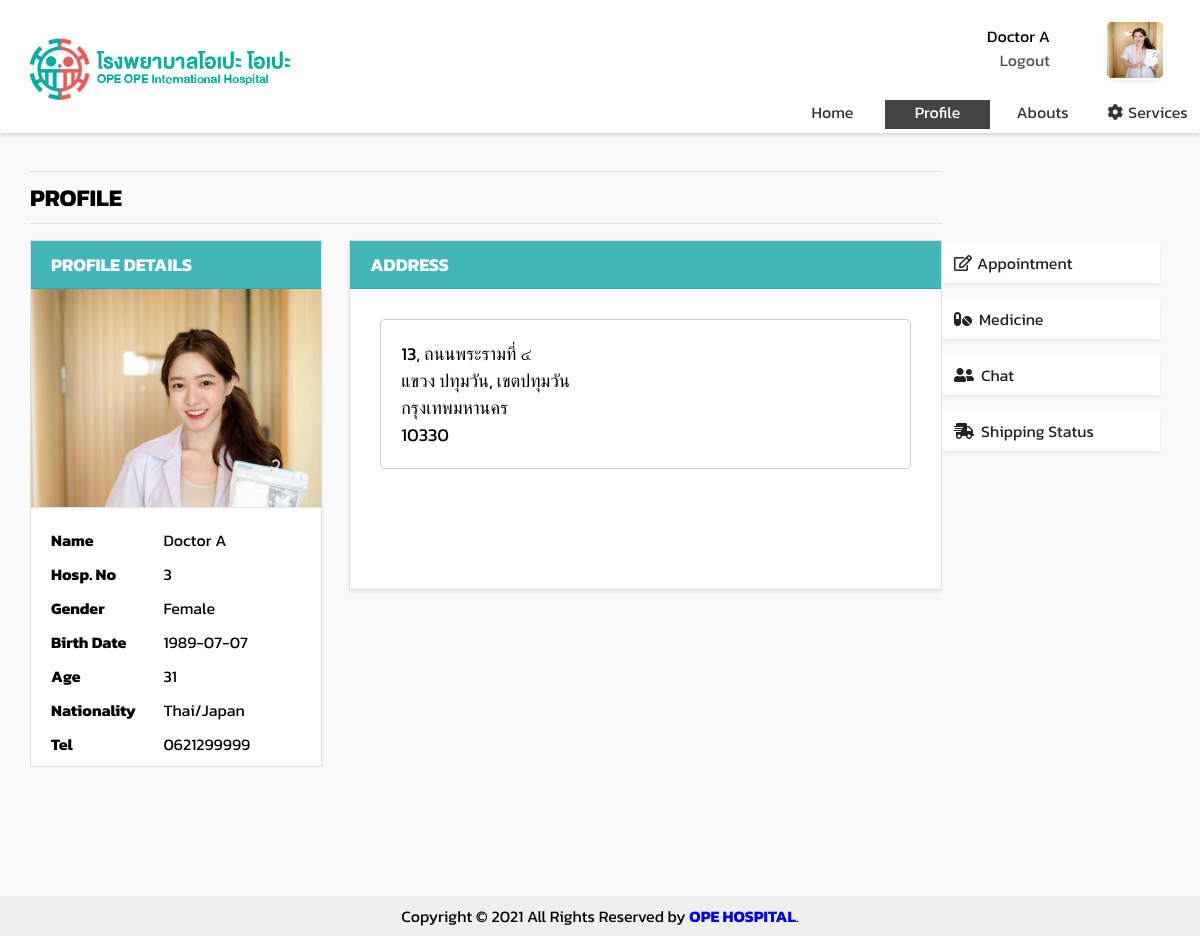
Screenshot of /opeope-hospital/profile.php (signed in) with the database file from the repository.
### tables this page shows
CREATE TABLE `userdb` (
  `hospitalNum` int(11) NOT NULL,
  `userType` int(1) NOT NULL,
  `userID` varchar(100) NOT NULL,
  `email` varchar(100) NOT NULL,
  `password` varchar(100) NOT NULL,
  `firstName` varchar(100) NOT NULL,
  `lastName` varchar(100) NOT NULL,
  `citizenID` varchar(100) NOT NULL,
  `gender` varchar(1) NOT NULL,
  `birthDate` date NOT NULL,
  `age` int(11) DEFAULT NULL,
  `nationality` varchar(100) NOT NULL,
  `profilepic` varchar(500) DEFAULT NULL,
  `tel` varchar(11) DEFAULT NULL,
  `address` varchar(500) NOT NULL
);

CREATE TABLE `addressdb` (
  `hospitalNum` int(11) NOT NULL,
  `HouseNum` varchar(20) DEFAULT NULL,
  `Street` varchar(100) DEFAULT NULL,
  `SubDistrict` varchar(100) DEFAULT NULL,
  `District` varchar(100) DEFAULT NULL,
  `Province` varchar(100) DEFAULT NULL,
  `PostalCode` int(11) DEFAULT NULL
);

### opeope-hospital/profile.php (the view, shortened to what this page needs)
<?php
    include('server.php');
    $sql1 = $_SESSION['username'];
    $sql2 = "SELECT * FROM Userdb WHERE userID='$sql1'";
    $dataQuery1 = $conn->query($sql2);
    $userData = $dataQuery1->fetch_assoc();
    $addrID = $userData['hospitalNum'];
    $sql3 = "SELECT * FROM addressdb WHERE hospitalNum ='$addrID'";
    $dataQuery2 = $conn->query($sql3);
    $addrData = $dataQuery2->fetch_assoc();
?>
<!DOCTYPE html>
<html lang="en">
<head>
    <link rel="stylesheet" href="assests/css/index.css" type="text/css">
    <link rel="stylesheet" href="https://use.fontawesome.com/releases/v5.6.3/css/all.css">
</head>
<body>
    <div class="content">
        <div class="nav-bar shadow-sm">
            <div class="nav-bar content1">
                <div class="nav-bar-logo">
                    <a class="link" href="https://www.google.co.th/">
                        <img src="assests/images/logo_h.png" alt="logo" width="280px">
                    </a>
                </div>
            </div>
            <div class="nav-bar content2">
                <div class="nav-bar-userName">
                    <div class="nav-bar-userName left">
                        <?php if (isset($_SESSION['username'])) : ?>
                            <p>
                                <?php
                                    if($userData['firstName']!=NULL&&$userData['lastName']!=NULL){
                                        echo $userData['firstName']." ".$userData['lastName'];
                                    }else{
                                        echo "Unnamed";
                                    }
                                ?>
                            </p>
                            <p><a href="index.php?logout='1'" style="color: rgb(80, 80, 80);">Logout</a></p>
                        <?php endif ?>
                    </div>
                    <div class="nav-bar-userName right">
                        <div class="user-pic shadow-sm">
                            <?php if($userData['profilepic'] != NULL): ?>
                                <img src="assests/images/<?php echo $userData['profilepic']?>" alt="profilepic" height="60px" width="60px">
                            <?php else:?>
                                <img src="assests/images/default.png" alt="logo" height="60px" width="60px">
                            <?php endif ?>
                        </div>
                    </div>
                </div>
                <div class="nav-bar-navigator">
                    <lix class="nav-bar-navigator navigate"><a class="activex" href="index.php">Home</a></lix>
                    <lix class="nav-bar-navigator navigate"><a class="active" href="profile.php">Profile</a></lix>
                    <lix class="nav-bar-navigator navigate"><a class="activex" href="abouts.php">Abouts</a></lix>
                    <lix class="nav-bar-navigator navigate"><a class="activex" href="services.php"><i class="fas fa-cog" style="padding-right: 5px;"></i>Services</a></lix>
                </div>
            </div>
        </div>
        <div style="overflow:auto; padding: 2.5% 2.5% 2.5% 2.5%; ">
            <div class="menu" >
                <div>
                    <a href="app.php"><div class="menuitem menu_activex shadow-sm"><i class="far fa-edit" style="padding-right: 5px;"></i>Appointment</div></a>
                    <a href="med.php"><div class="menuitem menu_activex shadow-sm"><i class="fas fa-pills" style="padding-right: 7px;"></i>Medicine</div></a>
                    <a href="chat.php"><div class="menuitem menu_activex shadow-sm"><i class="fas fa-user-friends" style="padding-right: 7px;"></i>Chat</div></a>
                    <a href="ship.php"><div class="menuitem menu_activex shadow-sm"><i class="fas fa-shipping-fast" style="padding-right: 7px;"></i>Shipping Status</div></a>
                </div>
            </div>
            <div class="main">
                <div class="article">
                    <hr style="margin-bottom: 0.5rem"><h2 style="font-size: 1.5rem;">PROFILE</h2><hr>
                </div>
                <div class="card rounded-0 shadow-sm" style="width: 32%; float: left; padding: 0px;">
                    <div style="padding: 10px 20px 10px 20px; border-bottom: 1px solid rgba(0, 0, 0, 0.1); background-color: #42b7b9; color: white;"><h4>PROFILE DETAILS</h4></div>
                    <div style="max-height: 218px; overflow-y: hidden;">
                        <?php if($userData['profilepic'] != NULL): ?>
                            <img src="assests/images/<?php echo $userData['profilepic']?>" alt="profilepic" height="100%" width="100%">
                        <?php else:?>
                            <img src="assests/images/default.png" alt="logo" height="100%" width="100%">
                        <?php endif ?>
                    </div>
                    <div style="padding: 10px 20px 10px 20px; border-top: 1px solid rgba(0, 0, 0, 0.1); font-size: 16px;">
                        <div style="margin-bottom: 80px;">
                            <div style="margin-bottom: 10px;">
                                <div style="width: 45%; float: left; font-weight: bold; margin-bottom: 10px;">Name</div>
                                <div style="width: 55%; float: right; margin-bottom: 10px;">
                                    <?php
                                    if($userData['firstName']!=NULL&&$userData['lastName']!=NULL){
                                        echo $userData['firstName']." ".$userData['lastName'];
                                    }else{
                                        echo "-";
                                    }
                                    ?>
                                </div>
                            </div>
                            <div>
                                <div style="width: 45%; float: left; font-weight: bold; margin-bottom: 10px;">Hosp. No</div>
                                <div style="width: 55%; float: right; margin-bottom: 10px;">
                                    <?php
                                        if($userData['hospitalNum']!=NULL){
                                            echo $userData['hospitalNum'];
                                        }else{
                                            echo "-";
                                        }
                                    ?>
                                </div>
                            </div>
                            <div>
                                <div style="width: 45%; float: left; font-weight: bold; margin-bottom: 10px;">Gender</div>
                                <div style="width: 55%; float: right; margin-bottom: 10px;">
                                    <?php if($userData['gender']==="F"){
                                        echo "Female";
                                    }else if($userData['gender']==="M"){
                                        echo "Male";
                                    }else{
                                        echo "-";
                                    }
                                    ?>
                                </div>
                            </div>
                            <div>
                                <div style="width: 45%; float: left; font-weight: bold; margin-bottom: 10px;">Birth Date</div>
                                <div style="width: 55%; float: right; margin-bottom: 10px;">
                                    <?php
                                        if($userData['birthDate']!=NULL){
                                            echo $userData['birthDate'];
                                        }else{
                                            echo "-";
                                        }
                                    ?>
                                </div>
                            </div>
                            <div>
                                <div style="width: 45%; float: left; font-weight: bold; margin-bottom: 10px;">Age</div>
                                <div style="width: 55%; float: right; margin-bottom: 10px;">
                                    <?php
                                        if($userData['age']!=NULL){
                                            echo $userData['age'];
                                        }else{
                                            echo "-";
                                        }
                                    ?>
                                </div>
                            </div>
                            <div>
                                <div style="width: 45%; float: left; font-weight: bold; margin-bottom: 10px;">Nationality</div>
                                <div style="width: 55%; float: right; margin-bottom: 10px;">
                                    <?php
                                        if($userData['nationality']!=NULL){
                                            echo $userData['nationality'];
                                        }else{
                                            echo "-";
                                        }
                                    ?>
                                </div>
                            </div>
                            <div>
                                <div style="width: 45%; float: left; font-weight: bold; margin-bottom: 10px;">Tel</div>
                                <div style="width: 55%; float: right; margin-bottom: 10px;">
                                    <?php
                                        if($userData['tel']!=NULL){
                                            echo $userData['tel'];
                                        }else{
                                            echo "-";
                                        }
                                    ?>
                                </div>
                            </div>
                        </div>
                    </div>
                </div>
                <div class="card rounded-0 shadow-sm" style="width: 65%; float: right; padding: 0px;">
                    <div style="padding: 10px 20px 10px 20px; border-bottom: 1px solid rgba(0, 0, 0, 0.1); background-color: #42b7b9; color: white;"><h4>ADDRESS</h4></div>
                    <div style="min-height: 300px; overflow-y: hidden;">
                        <div style="margin-top: 0px; margin-bottom: 20px; margin-right: 20px; padding: 20px;">
                            <div style="width: 100%; float: left; margin-bottom: 10px;">
                                <div style="width: 100%; margin: 10px; padding: 20px; border: 1px solid #CCCCCC; border-radius: 5px">
                                    <div>
                                        <?php if($addrData):?>
                                            <?php echo $addrData['HouseNum']; ?>,
                                            <?php echo $addrData['Street']; ?><br>
                                            <?php echo $addrData['SubDistrict']; ?>,
                                            <?php echo $addrData['District']; ?><br>
                                            <?php echo $addrData['Province']; ?><br>
                                            <?php echo $addrData['PostalCode']; ?>
                                        <?php else: echo "NO ADDRESS DATA"?>
                                        <?php endif ?>
                                    </div>
                                </div>
                            </div>
                        </div>
                    </div>
                </div>
            </div>
        </div>
    </div>
</body>
<div class="footer">Copyright © 2021 All Rights Reserved by <strong><a href="home.php">OPE HOSPITAL</a></strong>.</div>
</html>

### opeope-hospital/assests/css/index.css (style rules this page uses)
* { margin: 0; padding: 0; text-decoration: none; font-family: 'Kanit', sans-serif; box-sizing: border-box; }
* { box-sizing: border-box; }
body { font-family: 'Kanit', sans-serif; background-color: #313f4c; }
.content { width: 100%; max-width: 1200px; min-height: 936px; max-height: 1600px; margin: auto; background-color:rgb(250, 250, 250); }
.nav-bar { overflow:auto; max-height: 270px; background: white; padding-bottom: 0.25em; }
.nav-bar .content1 { float: left; width: 65%; margin: 1rem 0 0 0 ; }
.nav-bar-logo { padding-left: 20px; }
.nav-bar .content2 { float: right; overflow: hidden; width: 35%; }
.nav-bar-userName { height: 90px; padding: 10px; background-color: rgb(255, 255, 255); }
.nav-bar-userName .left { width: 70%; padding: 3.5% 20px 10px 10px; text-align: right; float: left; }
.nav-bar-userName .right { width: 30%; padding: 10px; float: right; }
.user-pic { float:inherit; width: 60px; height: 60px; padding: 2px; border-radius: 12px; margin-right: 15px; overflow: hidden; }
.nav-bar-navigator { height: calc(100% - 120px); text-align: center; }
.nav-bar-navigator .navigate { width: 25%; float: left; }
lix a { display: block; color: #333; text-align: center; padding: 0px 0px 5px 0px; text-decoration: none; }
.active { color: white; background-color: #444; }
.menu { float: right; font-size: 18px; width: 20%; padding: 4rem 10px 10px 0px; }
.menuitem { padding: 8px; padding-left: 12px; margin-top: 16px; font-size: 16px; cursor: pointer; background-color: rgb(255, 255, 255); color: #222; }
.main { float: left; width: 80%; padding: 0 20px; overflow: hidden; }
.article { font-size: 2rem; font-weight: bold; }
img { max-width: 100%; max-height: 100%; }
hr { margin-top: 0.5rem; margin-bottom: 1rem; border: 0px; border-top: 1px solid rgba(0, 0, 0, 0.1); }
.card { background-color: #fff; background-clip: border-box; border: 1px solid rgba(0, 0, 0, 0.125); border-radius: 0.25rem; padding: 16px; font-size: 18px; object-fit:cover; }
.rounded-0 { border-radius: 0 !important; }
.shadow-sm { box-shadow: 0 0.125rem 0.25rem rgb(0 0 0 / 8%) !important; }
.footer { position: fixed; right: 0; bottom: 0; left: 0; padding: 0.5rem; background-color: #efefef; text-align: center; }
@media only screen and (max-width:1200px) { .main { width: 80%; padding: 0; } }
@media only screen and (max-width:1200px) { .right { width: 100%; } }
@media only screen and (max-width:1200px) { .nav-bar .content1 { width: 65%; padding: 0; } }
@media only screen and (max-width:1200px) { .nav-bar .content2 { width: 35%; padding: 0; } }

### rows the page displays
userdb: firstName "Doctor", lastName "A", profilepic (picture), hospitalNum "3", birthDate "1989-07-07", age "31", nationality "Thai/Japan", tel "0621299999"
addressdb: HouseNum "13", Street "ถนนพระรามที่ ๔", SubDistrict "แขวง ปทุมวัน", District "เขตปทุมวัน", Province "กรุงเทพมหานคร", PostalCode "10330"
